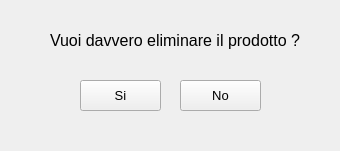
<?xml version="1.0" encoding="UTF-8"?>
<ui version="4.0">
 <class>LoginWindow</class>
 <widget class="QMainWindow" name="LoginWindow">
  <property name="geometry">
   <rect>
    <x>0</x>
    <y>0</y>
    <width>340</width>
    <height>151</height>
   </rect>
  </property>
  <property name="windowTitle">
   <string>MainWindow</string>
  </property>
  <widget class="QWidget" name="loginWidget">
   <widget class="QPushButton" name="no">
    <property name="geometry">
     <rect>
      <x>180</x>
      <y>80</y>
      <width>81</width>
      <height>31</height>
     </rect>
    </property>
    <property name="font">
     <font>
      <pointsize>10</pointsize>
     </font>
    </property>
    <property name="text">
     <string>No</string>
    </property>
   </widget>
   <widget class="QPushButton" name="si">
    <property name="geometry">
     <rect>
      <x>80</x>
      <y>80</y>
      <width>81</width>
      <height>31</height>
     </rect>
    </property>
    <property name="font">
     <font>
      <pointsize>10</pointsize>
     </font>
    </property>
    <property name="text">
     <string>Si</string>
    </property>
   </widget>
   <widget class="QLabel" name="label_2">
    <property name="geometry">
     <rect>
      <x>50</x>
      <y>10</y>
      <width>301</width>
      <height>61</height>
     </rect>
    </property>
    <property name="font">
     <font>
      <pointsize>12</pointsize>
     </font>
    </property>
    <property name="text">
     <string>Vuoi davvero eliminare il prodotto ?</string>
    </property>
   </widget>
  </widget>
 </widget>
 <resources/>
 <connections/>
</ui>
